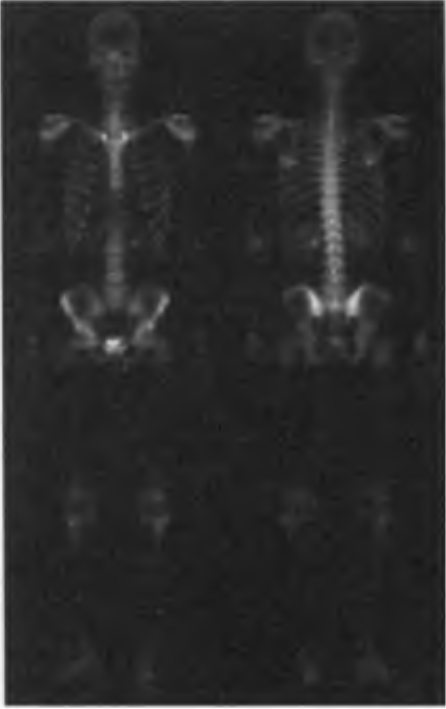
//> input picture cv_5/skeleton.png, 446 x 709 px
$ ./task-5   (built with g++ and OpenCV 4)
//> lines starting //> are read from the running program, lines starting //| are printed output that depends on the picture; after the words box and inside, x2 and y2 are one past the last pixel; in counts of white or black regions, pixels touching at a corner belong together
//> further down, img is the input picture: 709 rows x 446 cols, CV_8UC1; min 21, max 255, mean 42.1
#include <opencv2/core/core.hpp>
#include "opencv2/opencv.hpp"
#include <opencv2/highgui/highgui.hpp>
#include "opencv2/imgproc/imgproc.hpp"
#include "opencv2/imgcodecs.hpp"
#include <iostream>

using namespace cv;
using namespace std;


Mat processDft(Mat img) {
	int M = getOptimalDFTSize( img.rows );
//> M = 720
    int N = getOptimalDFTSize( img.cols );
//> N = 450
	Mat padded;
    copyMakeBorder(img, padded, 0, M - img.rows, 0, N - img.cols, BORDER_CONSTANT, Scalar::all(0));

	Mat planes[] = {Mat_<float>(padded), Mat::zeros(padded.size(), CV_32F)};
//> planes[1]: 720 rows x 450 cols, CV_32FC1; every value is 0
	Mat complexImg;
	merge(planes, 2, complexImg);
    dft(complexImg, complexImg);

	return complexImg;
}

void turnImage(Mat img) {
	int cx = img.cols / 2;
//> cx = 225
	int cy = img.rows / 2;
//> cy = 360
	Mat q0(img, Rect(0, 0, cx, cy));   // Top-Left - Create a ROI per quadrant
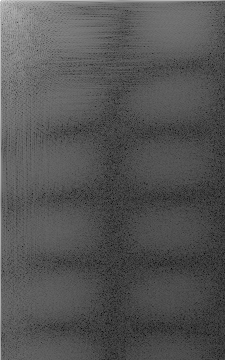
//> q0: 360 rows x 225 cols, CV_32FC1; min 0.791, max 16.4, mean 5.96; drawn with min black and max white
	Mat q1(img, Rect(cx, 0, cx, cy));  // Top-Right
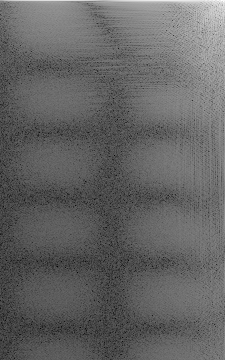
//> q1: 360 rows x 225 cols, CV_32FC1; min 0.971, max 13.61, mean 5.93; drawn with min black and max white
	Mat q2(img, Rect(0, cy, cx, cy));  // Bottom-Left
	Mat q3(img, Rect(cx, cy, cx, cy)); // Bottom-Right
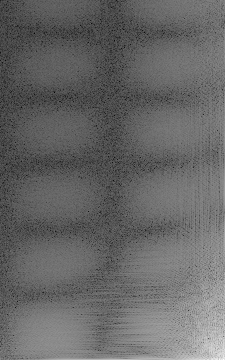
//> q3: 360 rows x 225 cols, CV_32FC1; min 0.791, max 13.46, mean 5.91; drawn with min black and max white
	Mat tmp;                           // swap quadrants (Top-Left with Bottom-Right)
	q0.copyTo(tmp);
	q3.copyTo(q0);
//> img: 720 rows x 450 cols, CV_32FC1
	tmp.copyTo(q3);
	q1.copyTo(tmp);                    // swap quadrant (Top-Right with Bottom-Left)
	q2.copyTo(q1);
	tmp.copyTo(q2);
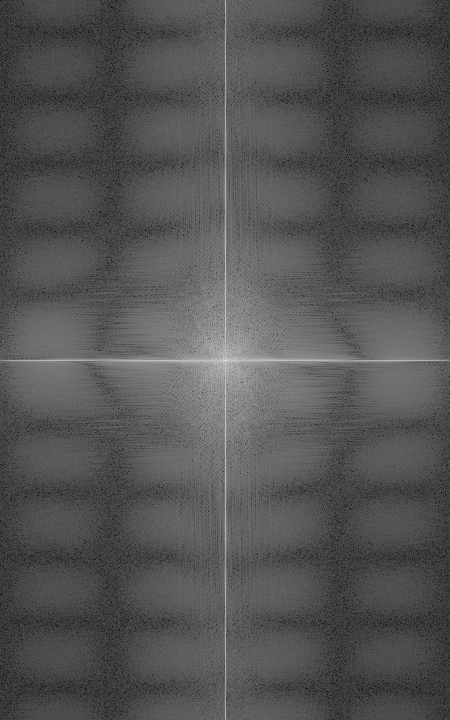
//> img: 720 rows x 450 cols, CV_32FC1; min 0.791, max 16.4, mean 5.94; drawn with min black and max white
}


Mat visualizateSpectrum(Mat complexImg, bool turnNeed, bool showImage) {
	 //    // compute log(1 + sqrt(Re(DFT(img))**2 + Im(DFT(img))**2))
	Mat planes[2];
    split(complexImg, planes);
    magnitude(planes[0], planes[1], planes[0]);
    Mat mag = planes[0];
    mag += Scalar::all(1);
    if (showImage) {
    	log(mag, mag);
    }

    // crop the spectrum, if it has an odd number of rows or columns
    mag = mag(Rect(0, 0, mag.cols & -2, mag.rows & -2));

	// instead of multiplying by (-1)^(x+y)
	if (turnNeed) {
		turnImage(mag);
	}

    normalize(mag, mag, 0, 1, NORM_MINMAX);
    return mag;
}

// [12 lines left out: function createLowPassFilter, not called in this run]

Mat createHighPassFilter(int rows, int cols, int D0, bool up, int a) {
//> called with rows = 720, cols = 450, D0 = 150, up = true, a = 200
	Mat highPass(rows, cols, CV_32F, 0.0);

 	for (int i = 0; i < rows; ++i) {
 		for (int j = 0; j < cols; ++j) {
 			if (sqrt((i - rows / 2) * (i - rows / 2) + (j - cols / 2) * (j - cols / 2)) > D0) {
 				highPass.at<float>(i, j) = 1.0;
 				if (up) {
 					highPass.at<float>(i, j) += a;
 				}
 			}
 		}
 	}
	return highPass;
}

Mat applyFilter(Mat dftImg, Mat filter) {
	Mat planes[] = {Mat(filter), Mat::zeros(filter.size(), CV_32F)};
	Mat complexFilter;
	merge(planes, 2, complexFilter);
	turnImage(dftImg);
	Mat dftSmoothing = complexFilter.mul(dftImg);
	return dftSmoothing;
}

// [26 lines left out: function applyLowPassFilter, not called in this run]

Mat applyHighPassFilter(Mat dftImage, int filter_const, bool up, float a) {
	// create and show HighPassFilter
	Mat highPass = createHighPassFilter(dftImage.rows, dftImage.cols, filter_const, up, a);
 	namedWindow("highPassFilter", WINDOW_NORMAL);
	imshow("highPassFilter", highPass);
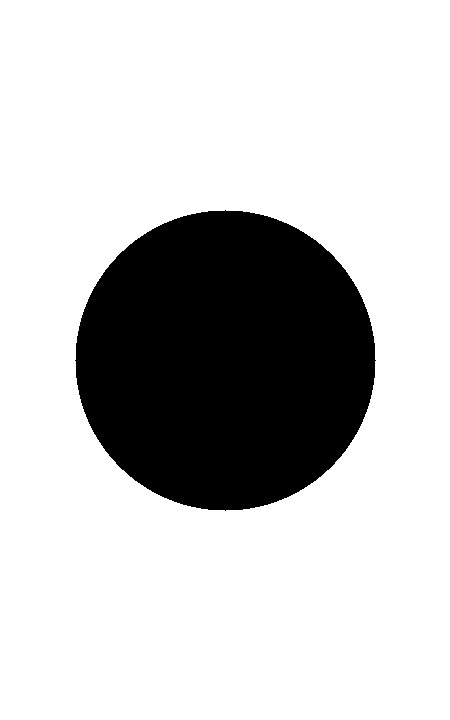
//> window 'highPassFilter': 720 rows x 450 cols, CV_8UC1; 78.2% white; 1 black region, box (x1, y1, x2, y2) and area: (75, 210, 376, 511) 70681
	moveWindow("highPassFilter", 500, 50);

	// apply filter to spectrum and show it
	Mat dftBordering = applyFilter(dftImage, highPass);
	Mat visualDFTBordering = visualizateSpectrum(dftBordering, false, true);
//> call 2 of visualizateSpectrum, with turnNeed = false, showImage = true
//> in visualizateSpectrum (call 2), `split(complexImg, planes);`: planes[1]: 720 rows x 450 cols, CV_32FC1; every value is 0
//> in visualizateSpectrum (call 2), `mag = mag(Rect(0, 0, mag.cols & -2, mag.rows & -2));`:
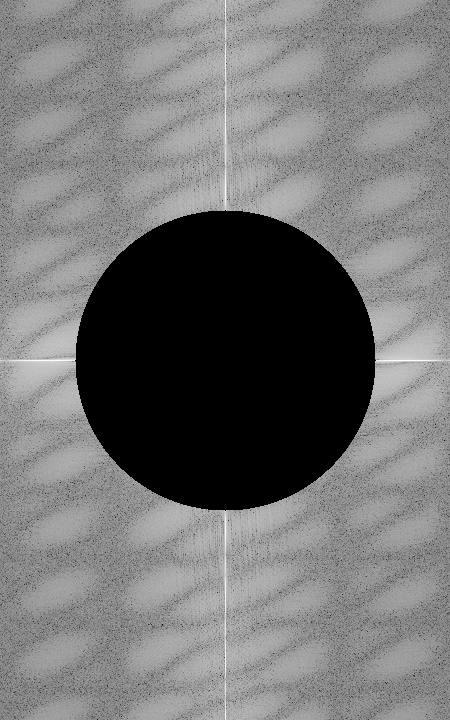
//> mag: 720 rows x 450 cols, CV_32FC1; min 0, max 17.29, mean 7.93; drawn with min black and max white
	namedWindow("spectrumHighPass", WINDOW_NORMAL);
	imshow("spectrumHighPass", visualDFTBordering);
	moveWindow("spectrumHighPass", 800, 50);

	// idft and show the result of smoothing
	Mat borderedImage;
	idft(dftBordering, borderedImage);
	Mat resBordered = visualizateSpectrum(borderedImage, false, false);
//> call 3 of visualizateSpectrum, with turnNeed = false, showImage = false
//> in visualizateSpectrum (call 3), `magnitude(planes[0], planes[1], planes[0]);`:
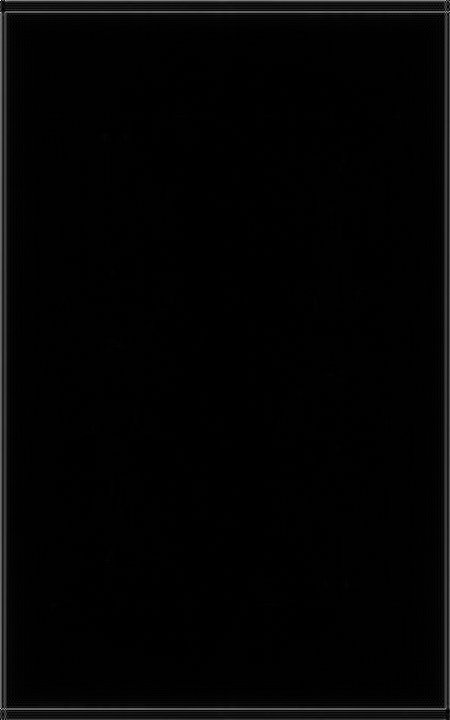
//> planes[0]: 720 rows x 450 cols, CV_32FC1; min 245.6, max 6.48e+09, mean 101874144; drawn with min black and max white

	namedWindow("HighPassImage", WINDOW_NORMAL);
	imshow("HighPassImage", resBordered);
	moveWindow("HighPassImage", 1100, 50);

	return resBordered;
}


	// нерезкое маскирование
// [10 lines left out: function smooth_masking, not called in this run]


int main( int argc, char** argv )
{
	int filter_const = 150;

	if (argc > 1) {
		sscanf (argv[1], "%d", &filter_const);
		cout << "new d0 = " << filter_const << endl;
	}

	Mat img = imread("skeleton.png", IMREAD_GRAYSCALE);
	if( !img.data )
  	{
  		return -1;
  	}
  	namedWindow("skeleton", WINDOW_NORMAL);
	imshow("skeleton", img);
	moveWindow("skeleton", 0, 50);


	// got dft Data and show the spectrum
	Mat dftImage = processDft(img);
	Mat visualDFT = visualizateSpectrum(dftImage, true, true);
	namedWindow("spectrum", WINDOW_NORMAL);
	imshow("spectrum", visualDFT);
	moveWindow("spectrum", 200, 50);


	// Mat tmpLowPassImg = applyLowPassFilter(dftImage, filter_const);
	// Mat lowPassImg = tmpLowPassImg(Rect(0, 0, img.cols, img.rows));
	// smooth_masking(img, lowPassImg);

	Mat tmpHighPassImg = applyHighPassFilter(dftImage, filter_const, true, 200);
	Mat highPassImg = tmpHighPassImg(Rect(0, 0, img.cols, img.rows));


	waitKey(0);
	return 0;
}
